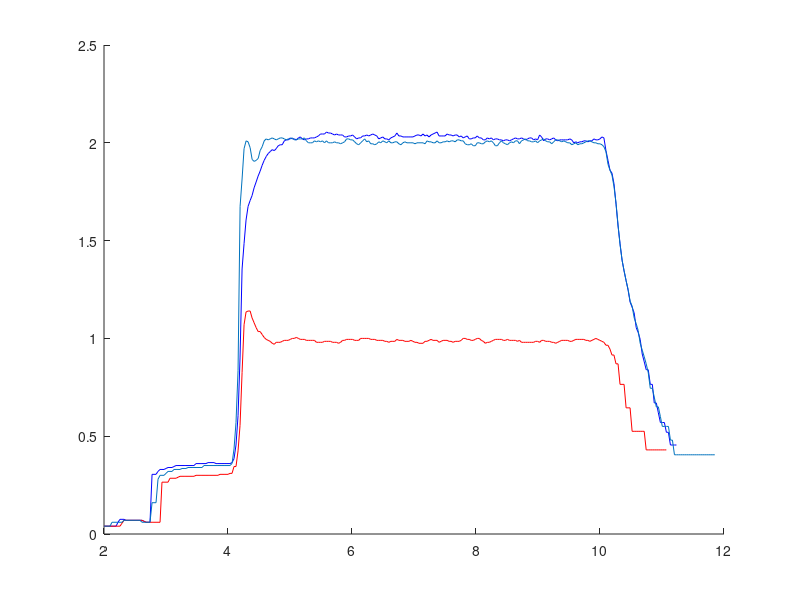

This figure's MATLAB source: (Note: this script raises an error after producing the figure.)
close all;
clear all;
clear home;
clc;

Step1 = csvread('step1.csv');
Step2 = csvread('step2.csv');
PureP1 = csvread('pureP1.csv');
PureP2 = csvread('pureP2.csv');
PwithFF1 = csvread('feedFW1.csv');
PwithFF2 = csvread('feedFW2.csv');
%Ptest = csvread('Ptest.csv'); Yesterday = to fast
% = csvread('noP1.csv');
%data1 = csvread('noP1.csv');

%scatter(Step1(:,6),(Step1(:,5)+Step1(:,4))/2);
%hold;
%scatter(Step2(:,6)/1000,(Step2(:,5)+Step2(:,4))/2, 15,'b','*') 
hold
P1=plot(Step2(:,6)/1000,(Step2(:,5)+Step2(:,4))/2, 'b')

%hold;
%scatter(Step1(:,6),Step1(:,4));
%scatter(Step2(:,6),Step2(:,4));
%hold
%scatter(PureP1(:,6),PureP1(:,4));
%hold
%scatter(PureP2(:,6),PureP2(:,4));
%hold
%scatter(PwithFF1(:,6),PwithFF1(:,4));
%scatter(PureP1(:,6)/1000,(PureP1(:,4)+PureP1(:,5))/2,15,'r', '*')
P2=plot(PureP1(:,6)/1000,(PureP1(:,4)+PureP1(:,5))/2,'r')

%scatter(PwithFF1(:,6)/1000,(PwithFF1(:,4)+PwithFF1(:,5))/2,15,[0 0.5 0], '*')
P3=plot(PwithFF1(:,6)/1000,(PwithFF1(:,4)+PwithFF1(:,5))/2)
set( P1, 'color', '[1 0 0]', 'LineWidth', 2 );
set( P2, 'color', '[0 .5 0]', 'LineWidth', 2 );
set( P3, 'color', '[0 0 1]', 'LineWidth', 2 );

title('Step response with and without control')
xlabel('Time [s]')
ylabel('Velocity [m \cdot s^{-1}]')
xlim([3 7]);
legend('Voltage step', 'P control','P control with Feed forward','Location', 'southeast' )
grid on
set(gca,'GridLineStyle',':', 'GridColor', 'k', 'GridAlpha', .6)
